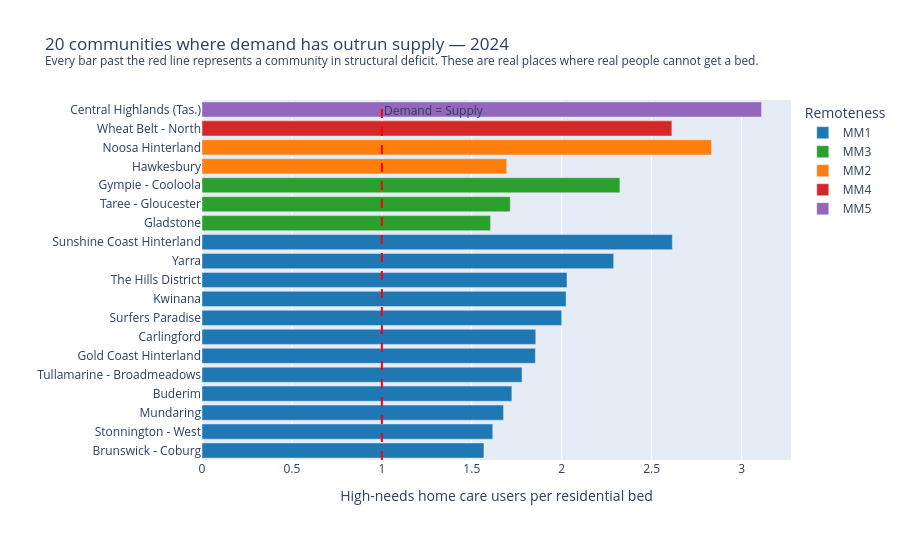

Notebook cell for this chart:
### Markdown cell above
## So What: These Are the Communities Left Behind

**`waitlist_pressure` = high-needs HCP users (L3+L4) ÷ available residential beds**

A pressure of 1.0 means demand exactly equals supply. Every region above 1.0 is in structural deficit — there are more people who need beds than beds available.

**The reference line at 1.0 is the line between manageable and crisis.**

Colour shows remoteness (MMM). The pattern is striking: this is not purely a remote problem. The majority of the top 20 are MM1 — major cities — where population density creates concentrated demand that supply has not kept pace with.

### Code cell
top20 = (
    df.nlargest(30, 'waitlist_pressure')
    .drop_duplicates('sa3_name')
    .head(20)
    .sort_values('waitlist_pressure')
)

MMM_COLOURS = {
    'MM1':'#1f77b4','MM2':'#ff7f0e','MM3':'#2ca02c',
    'MM4':'#d62728','MM5':'#9467bd','MM6':'#8c564b','MM7':'#e377c2'
}

fig = px.bar(
    top20,
    x='waitlist_pressure', y='sa3_name',
    color='mmm_code',
    color_discrete_map=MMM_COLOURS,
    orientation='h',
    hover_data={
        'state': True,
        'hcp_high_needs': ':,d',
        'residential_places': ':,d',
        'waitlist_pressure': ':.2f',
        'pop_65_plus': ':,.0f'
    },
    title='20 communities where demand has outrun supply — 2024<br>'
          '<sup>Every bar past the red line represents a community in structural deficit. '
          'These are real places where real people cannot get a bed.</sup>',
    labels={
        'waitlist_pressure': 'High-needs home care users per residential bed',
        'sa3_name': '',
        'mmm_code': 'Remoteness'
    }
)
fig.add_vline(
    x=1.0, line_dash='dash', line_color='red', line_width=2,
    annotation_text='Demand = Supply',
    annotation_position='top right'
)
fig.update_layout(height=540)
fig.show()

# So what statement
worst = top20.iloc[-1]
second = top20.iloc[-2]
mm1_count = (top20['mmm_code'] == 'MM1').sum()
print(f'So what: {worst["sa3_name"]} ({worst["state"]}) has {worst["waitlist_pressure"]:.1f} '
      f'high-needs people per bed.')
print(f'  For a family there: finding a residential bed is not difficult — it is effectively impossible.')
print(f'  {second["sa3_name"]} is second at {second["waitlist_pressure"]:.2f} — '
      f'{int(second["hcp_high_needs"])} people, {int(second["residential_places"])} beds.')
print(f'  {mm1_count} of the top 20 are major cities (MM1) — this is not a remote problem.')

### Figure 1 — Plotly figure (JSON) as saved in the notebook; plotly's stock layout.template omitted (floating-point values rounded to 4 significant figures)
{"data": [{"customdata": [["VIC", 754, 481, 11370], ["VIC", 333, 206, 10459], ["WA", 280, 167, 9643], ["QLD", 870, 505, 13064], ["VIC", 1258, 707, 23007], ["QLD", 76, 41, 4591], ["NSW", 399, 215, 12266], ["QLD", 144, 72, 11509], ["WA", 249, 123, 5185], ["QLD", 345, 170, 14423], ["VIC", 618, 270, 11521], ["QLD", 659, 252, 14275]], "hovertemplate": "Remoteness=MM1<br>High-needs home care users per residential bed=%{x:.2f}<br>=%{y}<br>state=%{customdata[0]}<br>hcp_high_needs=%{customdata[1]:,d}<br>residential_places=%{customdata[2]:,d}<br>pop_65_plus=%{customdata[3]:,.0f}<extra></extra>", "legendgroup": "MM1", "marker": {"color": "#1f77b4", "pattern": {"shape": ""}}, "name": "MM1", "orientation": "h", "showlegend": true, "textposition": "auto", "type": "bar", "x": [1.568, 1.617, 1.677, 1.723, 1.779, 1.854, 1.856, 2.0, 2.024, 2.029, 2.289, 2.615], "xaxis": "x", "y": ["Brunswick - Coburg", "Stonnington - West", "Mundaring", "Buderim", "Tullamarine - Broadmeadows", "Gold Coast Hinterland", "Carlingford", "Surfers Paradise", "Kwinana", "The Hills District", "Yarra", "Sunshine Coast Hinterland"], "yaxis": "y"}, {"customdata": [["QLD", 353, 220, 10359], ["NSW", 1313, 766, 18169], ["QLD", 1034, 445, 14930]], "hovertemplate": "Remoteness=MM3<br>High-needs home care users per residential bed=%{x:.2f}<br>=%{y}<br>state=%{customdata[0]}<br>hcp_high_needs=%{customdata[1]:,d}<br>residential_places=%{customdata[2]:,d}<br>pop_65_plus=%{customdata[3]:,.0f}<extra></extra>", "legendgroup": "MM3", "marker": {"color": "#2ca02c", "pattern": {"shape": ""}}, "name": "MM3", "orientation": "h", "showlegend": true, "textposition": "auto", "type": "bar", "x": [1.605, 1.714, 2.324], "xaxis": "x", "y": ["Gladstone", "Taree - Gloucester", "Gympie - Cooloola"], "yaxis": "y"}, {"customdata": [["NSW", 61, 36, 4445], ["QLD", 255, 90, 6505]], "hovertemplate": "Remoteness=MM2<br>High-needs home care users per residential bed=%{x:.2f}<br>=%{y}<br>state=%{customdata[0]}<br>hcp_high_needs=%{customdata[1]:,d}<br>residential_places=%{customdata[2]:,d}<br>pop_65_plus=%{customdata[3]:,.0f}<extra></extra>", "legendgroup": "MM2", "marker": {"color": "#ff7f0e", "pattern": {"shape": ""}}, "name": "MM2", "orientation": "h", "showlegend": true, "textposition": "auto", "type": "bar", "x": [1.694, 2.833], "xaxis": "x", "y": ["Hawkesbury", "Noosa Hinterland"], "yaxis": "y"}, {"customdata": [["WA", 964, 369, 14662]], "hovertemplate": "Remoteness=MM4<br>High-needs home care users per residential bed=%{x:.2f}<br>=%{y}<br>state=%{customdata[0]}<br>hcp_high_needs=%{customdata[1]:,d}<br>residential_places=%{customdata[2]:,d}<br>pop_65_plus=%{customdata[3]:,.0f}<extra></extra>", "legendgroup": "MM4", "marker": {"color": "#d62728", "pattern": {"shape": ""}}, "name": "MM4", "orientation": "h", "showlegend": true, "textposition": "auto", "type": "bar", "x": [2.612], "xaxis": "x", "y": ["Wheat Belt - North"], "yaxis": "y"}, {"customdata": [["TAS", 56, 18, 2829]], "hovertemplate": "Remoteness=MM5<br>High-needs home care users per residential bed=%{x:.2f}<br>=%{y}<br>state=%{customdata[0]}<br>hcp_high_needs=%{customdata[1]:,d}<br>residential_places=%{customdata[2]:,d}<br>pop_65_plus=%{customdata[3]:,.0f}<extra></extra>", "legendgroup": "MM5", "marker": {"color": "#9467bd", "pattern": {"shape": ""}}, "name": "MM5", "orientation": "h", "showlegend": true, "textposition": "auto", "type": "bar", "x": [3.111], "xaxis": "x", "y": ["Central Highlands (Tas.)"], "yaxis": "y"}], "layout": {"annotations": [{"showarrow": false, "text": "Demand = Supply", "x": 1, "xanchor": "left", "xref": "x", "y": 1, "yanchor": "top", "yref": "y domain"}], "barmode": "relative", "height": 540, "legend": {"title": {"text": "Remoteness"}, "tracegroupgap": 0}, "shapes": [{"line": {"color": "red", "dash": "dash", "width": 2}, "type": "line", "x0": 1, "x1": 1, "xref": "x", "y0": 0, "y1": 1, "yref": "y domain"}], "title": {"text": "20 communities where demand has outrun supply — 2024<br><sup>Every bar past the red line represents a community in structural deficit. These are real places where real people cannot get a bed.</sup>"}, "xaxis": {"anchor": "y", "domain": [0, 1], "title": {"text": "High-needs home care users per residential bed"}}, "yaxis": {"anchor": "x", "domain": [0, 1], "title": {"text": ""}}}}
